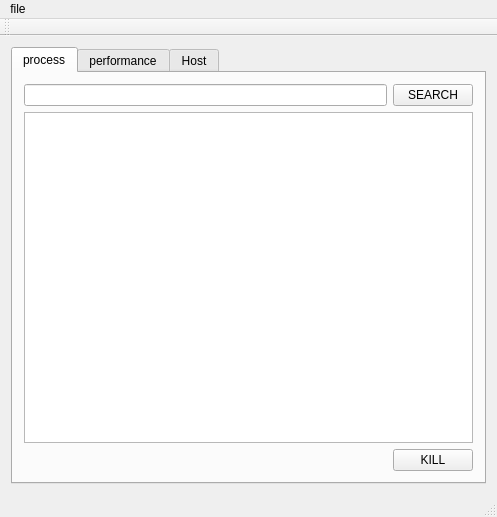
<?xml version="1.0" encoding="UTF-8"?>
<ui version="4.0">
 <class>MainWindow</class>
 <widget class="QMainWindow" name="MainWindow">
  <property name="geometry">
   <rect>
    <x>0</x>
    <y>0</y>
    <width>497</width>
    <height>517</height>
   </rect>
  </property>
  <property name="windowTitle">
   <string>MainWindow</string>
  </property>
  <widget class="QWidget" name="centralWidget">
   <layout class="QGridLayout" name="gridLayout">
    <item row="0" column="0">
     <widget class="QTabWidget" name="tabWidget">
      <property name="currentIndex">
       <number>0</number>
      </property>
      <widget class="QWidget" name="tab">
       <attribute name="title">
        <string>process</string>
       </attribute>
       <layout class="QGridLayout" name="gridLayout_5">
        <item row="0" column="0">
         <layout class="QGridLayout" name="gridLayout_4">
          <item row="0" column="0">
           <layout class="QGridLayout" name="gridLayout_2">
            <item row="0" column="0">
             <widget class="QLineEdit" name="lineEdit"/>
            </item>
            <item row="0" column="1">
             <widget class="QPushButton" name="search_btn">
              <property name="text">
               <string>SEARCH</string>
              </property>
             </widget>
            </item>
           </layout>
          </item>
          <item row="1" column="0">
           <layout class="QGridLayout" name="gridLayout_3">
            <item row="2" column="0" alignment="Qt::AlignRight">
             <widget class="QPushButton" name="killer_btn">
              <property name="text">
               <string>KILL</string>
              </property>
             </widget>
            </item>
            <item row="1" column="0">
             <widget class="QTableWidget" name="tableWidget"/>
            </item>
           </layout>
          </item>
         </layout>
        </item>
       </layout>
      </widget>
      <widget class="QWidget" name="tab_3">
       <attribute name="title">
        <string>performance</string>
       </attribute>
      </widget>
      <widget class="QWidget" name="tab_2">
       <attribute name="title">
        <string>Host</string>
       </attribute>
       <layout class="QGridLayout" name="gridLayout_12">
        <item row="0" column="0">
         <layout class="QGridLayout" name="gridLayout_11">
          <item row="8" column="0">
           <layout class="QGridLayout" name="gridLayout_10">
            <item row="0" column="4">
             <spacer name="horizontalSpacer_6">
              <property name="orientation">
               <enum>Qt::Horizontal</enum>
              </property>
              <property name="sizeType">
               <enum>QSizePolicy::Fixed</enum>
              </property>
              <property name="sizeHint" stdset="0">
               <size>
                <width>5</width>
                <height>20</height>
               </size>
              </property>
             </spacer>
            </item>
            <item row="0" column="0">
             <widget class="QLabel" name="cpu_label">
              <property name="text">
               <string>CPU</string>
              </property>
              <property name="alignment">
               <set>Qt::AlignCenter</set>
              </property>
             </widget>
            </item>
            <item row="0" column="2">
             <widget class="QLabel" name="cpu_content_label">
              <property name="text">
               <string>TextLabel</string>
              </property>
             </widget>
            </item>
            <item row="0" column="3">
             <widget class="QLabel" name="label">
              <property name="text">
               <string>Frequence</string>
              </property>
              <property name="alignment">
               <set>Qt::AlignCenter</set>
              </property>
             </widget>
            </item>
            <item row="0" column="1">
             <spacer name="horizontalSpacer_5">
              <property name="orientation">
               <enum>Qt::Horizontal</enum>
              </property>
              <property name="sizeType">
               <enum>QSizePolicy::Fixed</enum>
              </property>
              <property name="sizeHint" stdset="0">
               <size>
                <width>10</width>
                <height>20</height>
               </size>
              </property>
             </spacer>
            </item>
            <item row="0" column="5">
             <widget class="QLabel" name="frequence_conten_label">
              <property name="text">
               <string>TextLabel</string>
              </property>
              <property name="alignment">
               <set>Qt::AlignCenter</set>
              </property>
             </widget>
            </item>
           </layout>
          </item>
          <item row="1" column="0">
           <spacer name="verticalSpacer">
            <property name="orientation">
             <enum>Qt::Vertical</enum>
            </property>
            <property name="sizeType">
             <enum>QSizePolicy::Fixed</enum>
            </property>
            <property name="sizeHint" stdset="0">
             <size>
              <width>5</width>
              <height>5</height>
             </size>
            </property>
           </spacer>
          </item>
          <item row="5" column="0">
           <spacer name="verticalSpacer_3">
            <property name="orientation">
             <enum>Qt::Vertical</enum>
            </property>
            <property name="sizeType">
             <enum>QSizePolicy::Fixed</enum>
            </property>
            <property name="sizeHint" stdset="0">
             <size>
              <width>20</width>
              <height>5</height>
             </size>
            </property>
           </spacer>
          </item>
          <item row="6" column="0">
           <layout class="QGridLayout" name="gridLayout_9">
            <item row="0" column="0">
             <widget class="QLabel" name="sys_version_label">
              <property name="text">
               <string>System Version</string>
              </property>
              <property name="alignment">
               <set>Qt::AlignCenter</set>
              </property>
             </widget>
            </item>
            <item row="0" column="2">
             <widget class="QLabel" name="sys_version_content_label">
              <property name="text">
               <string>TextLabel</string>
              </property>
             </widget>
            </item>
            <item row="0" column="1">
             <spacer name="horizontalSpacer_4">
              <property name="orientation">
               <enum>Qt::Horizontal</enum>
              </property>
              <property name="sizeType">
               <enum>QSizePolicy::Fixed</enum>
              </property>
              <property name="sizeHint" stdset="0">
               <size>
                <width>10</width>
                <height>20</height>
               </size>
              </property>
             </spacer>
            </item>
           </layout>
          </item>
          <item row="0" column="0">
           <layout class="QGridLayout" name="gridLayout_7">
            <property name="verticalSpacing">
             <number>1</number>
            </property>
            <item row="0" column="2">
             <widget class="QLabel" name="host_content_label">
              <property name="text">
               <string>TextLabel</string>
              </property>
             </widget>
            </item>
            <item row="0" column="0">
             <widget class="QLabel" name="host_label">
              <property name="layoutDirection">
               <enum>Qt::LeftToRight</enum>
              </property>
              <property name="text">
               <string>         Host</string>
              </property>
              <property name="alignment">
               <set>Qt::AlignCenter</set>
              </property>
              <property name="margin">
               <number>0</number>
              </property>
             </widget>
            </item>
            <item row="0" column="1">
             <spacer name="horizontalSpacer">
              <property name="orientation">
               <enum>Qt::Horizontal</enum>
              </property>
              <property name="sizeType">
               <enum>QSizePolicy::Fixed</enum>
              </property>
              <property name="sizeHint" stdset="0">
               <size>
                <width>10</width>
                <height>20</height>
               </size>
              </property>
             </spacer>
            </item>
           </layout>
          </item>
          <item row="4" column="0">
           <layout class="QGridLayout" name="gridLayout_8">
            <item row="0" column="0">
             <widget class="QLabel" name="runtime_label">
              <property name="text">
               <string>Run Time</string>
              </property>
              <property name="alignment">
               <set>Qt::AlignCenter</set>
              </property>
             </widget>
            </item>
            <item row="0" column="2">
             <widget class="QLabel" name="runtime_content_label">
              <property name="text">
               <string>TextLabel</string>
              </property>
             </widget>
            </item>
            <item row="0" column="1">
             <spacer name="horizontalSpacer_3">
              <property name="orientation">
               <enum>Qt::Horizontal</enum>
              </property>
              <property name="sizeType">
               <enum>QSizePolicy::Fixed</enum>
              </property>
              <property name="sizeHint" stdset="0">
               <size>
                <width>10</width>
                <height>20</height>
               </size>
              </property>
             </spacer>
            </item>
           </layout>
          </item>
          <item row="3" column="0">
           <spacer name="verticalSpacer_2">
            <property name="orientation">
             <enum>Qt::Vertical</enum>
            </property>
            <property name="sizeType">
             <enum>QSizePolicy::Fixed</enum>
            </property>
            <property name="sizeHint" stdset="0">
             <size>
              <width>5</width>
              <height>5</height>
             </size>
            </property>
           </spacer>
          </item>
          <item row="2" column="0">
           <layout class="QGridLayout" name="gridLayout_6">
            <item row="0" column="0">
             <widget class="QLabel" name="systime_label">
              <property name="text">
               <string>System Time</string>
              </property>
              <property name="alignment">
               <set>Qt::AlignCenter</set>
              </property>
             </widget>
            </item>
            <item row="0" column="2">
             <widget class="QLabel" name="systime_content_label">
              <property name="text">
               <string>TextLabel</string>
              </property>
             </widget>
            </item>
            <item row="0" column="1">
             <spacer name="horizontalSpacer_2">
              <property name="orientation">
               <enum>Qt::Horizontal</enum>
              </property>
              <property name="sizeType">
               <enum>QSizePolicy::Fixed</enum>
              </property>
              <property name="sizeHint" stdset="0">
               <size>
                <width>10</width>
                <height>20</height>
               </size>
              </property>
             </spacer>
            </item>
           </layout>
          </item>
          <item row="7" column="0">
           <spacer name="verticalSpacer_4">
            <property name="orientation">
             <enum>Qt::Vertical</enum>
            </property>
            <property name="sizeType">
             <enum>QSizePolicy::Fixed</enum>
            </property>
            <property name="sizeHint" stdset="0">
             <size>
              <width>20</width>
              <height>5</height>
             </size>
            </property>
           </spacer>
          </item>
         </layout>
        </item>
       </layout>
      </widget>
     </widget>
    </item>
   </layout>
  </widget>
  <widget class="QMenuBar" name="menuBar">
   <property name="geometry">
    <rect>
     <x>0</x>
     <y>0</y>
     <width>497</width>
     <height>28</height>
    </rect>
   </property>
   <widget class="QMenu" name="menufile">
    <property name="title">
     <string>file</string>
    </property>
    <addaction name="actionshutdown"/>
   </widget>
   <addaction name="menufile"/>
  </widget>
  <widget class="QToolBar" name="mainToolBar">
   <attribute name="toolBarArea">
    <enum>TopToolBarArea</enum>
   </attribute>
   <attribute name="toolBarBreak">
    <bool>false</bool>
   </attribute>
  </widget>
  <widget class="QStatusBar" name="statusBar"/>
  <action name="actionshutdown">
   <property name="text">
    <string>shutdown</string>
   </property>
  </action>
 </widget>
 <layoutdefault spacing="6" margin="11"/>
 <resources/>
 <connections/>
</ui>
